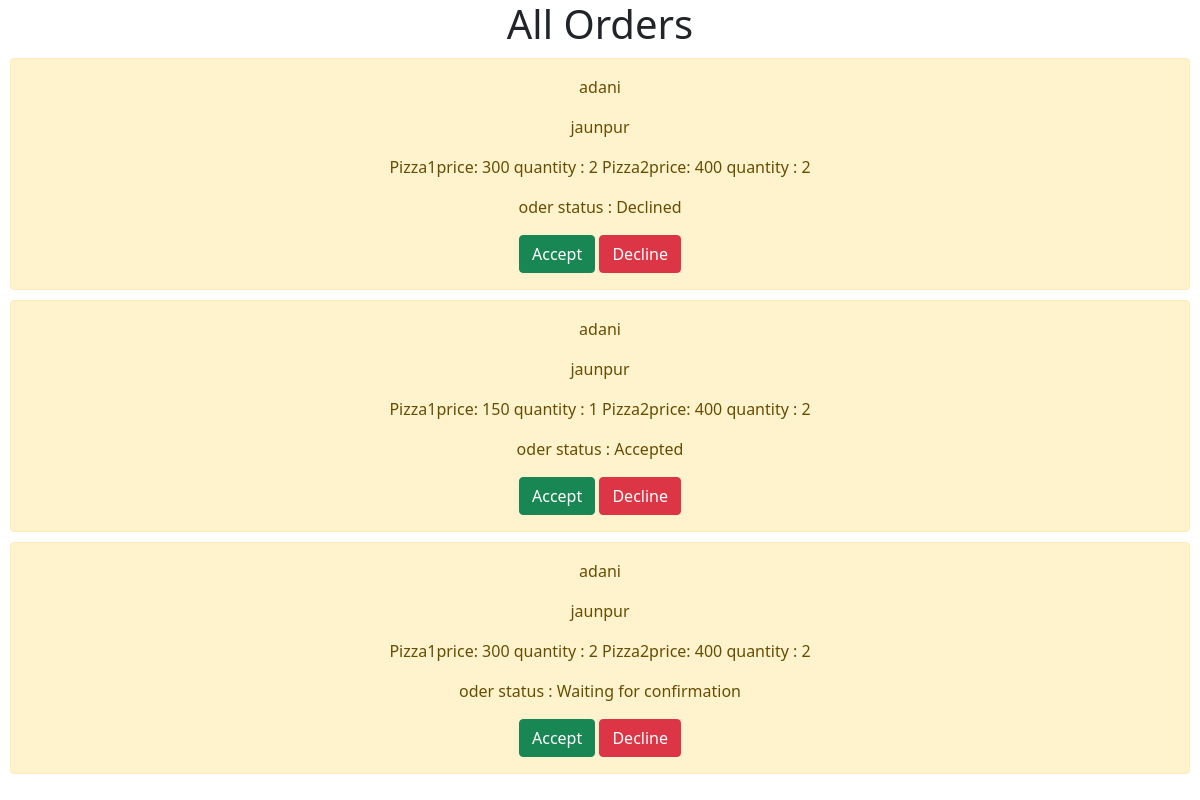
The page /adminorders/ on the database as committed earlier.
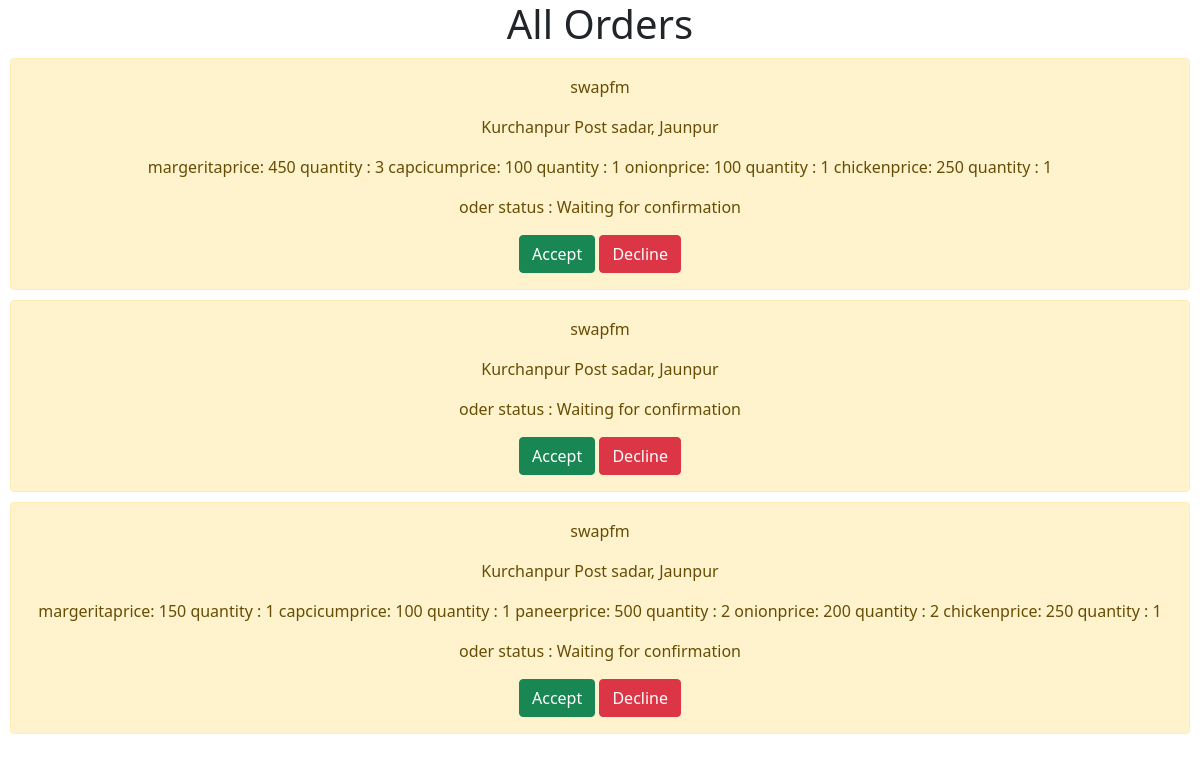
The same page on the database as committed later.
### app1/models.py (models this page shows)
class OrderModel(models.Model):
    username = models.CharField(max_length=20)
    phoneno = models.CharField(max_length=10)
    address = models.CharField(max_length=10)
    ordereditems = models.CharField(max_length=30)
    status = models.CharField(max_length=10, default="Waiting for confirmation", editable=True)

### app1/views.py (the view)
# urls.py: path('adminorders/', views.adminorders),
def adminorders(request):
    orders = OrderModel.objects.all()
    context = {"orders": orders}
    return render(request, 'app1/adminorders.html', context)

### templates/app1/adminorders.html (shortened to what this page needs)
{% extends 'app1/base.html' %}
{% block content %}
{% load static %}
<link rel="stylesheet" href="{% static 'app1/adminorders.css' %}">
</head>
<body>
    <h1>All Orders</h1>
    {% for order in orders %}
    <div class="alert alert-warning" role="alert">
        <p>{{order.username}}</p>
        <p>{{order.address}}</p>
        <p>{{order.ordereditems}}</p>
        <p>oder status : {{order.status}}</p>
        <a href = "/acceptorder/{{order.id}}" class="btn btn-success">Accept</a>
        <a href = "/declineorder/{{order.id}}" class="btn btn-danger">Decline</a>
    </div>
    {% endfor %}
{% endblock %}

### templates/app1/base.html (shortened to what this page needs)
<!DOCTYPE html>
<html lang="en">
<head>
<link href="https://cdn.jsdelivr.net/npm/bootstrap@5.0.1/dist/css/bootstrap.min.css" rel="stylesheet">
    {% block content %}
    {% endblock %}
</body>
</html>

### static/app1/adminorders.css (style rules this page uses)
body { padding:0%; margin: 0%; box-sizing: border-box; }
h1 { text-align: center; }
.alert { margin: 10px; text-align: center; }

Rows that differ between the two databases and show on the page:
removed OrderModel: username "adani", address "jaunpur", ordereditems "Pizza1price: 300 quantity : 2 Pizza2price: 400 quantity : 2", status "Declined"
removed OrderModel: username "adani", address "jaunpur", ordereditems "Pizza1price: 150 quantity : 1 Pizza2price: 400 quantity : 2", status "Accepted"
removed OrderModel: username "adani", address "jaunpur", ordereditems "Pizza1price: 300 quantity : 2 Pizza2price: 400 quantity : 2", status "Waiting for confirmation"
added OrderModel: username "swapfm", address "Kurchanpur Post sadar, Jaunpur", ordereditems "margeritaprice: 450 quantity : 3 capcicumprice: 100 quantity : 1 onionprice: 100 quantity : 1 chickenprice: 250 quantity : 1", status "Waiting for confirmation"
added OrderModel: username "swapfm", address "Kurchanpur Post sadar, Jaunpur", status "Waiting for confirmation"
added OrderModel: username "swapfm", address "Kurchanpur Post sadar, Jaunpur", ordereditems "margeritaprice: 150 quantity : 1 capcicumprice: 100 quantity : 1 paneerprice: 500 quantity : 2 onionprice: 200 quantity : 2 chickenprice: 250 quantity : 1", status "Waiting for confirmation"
